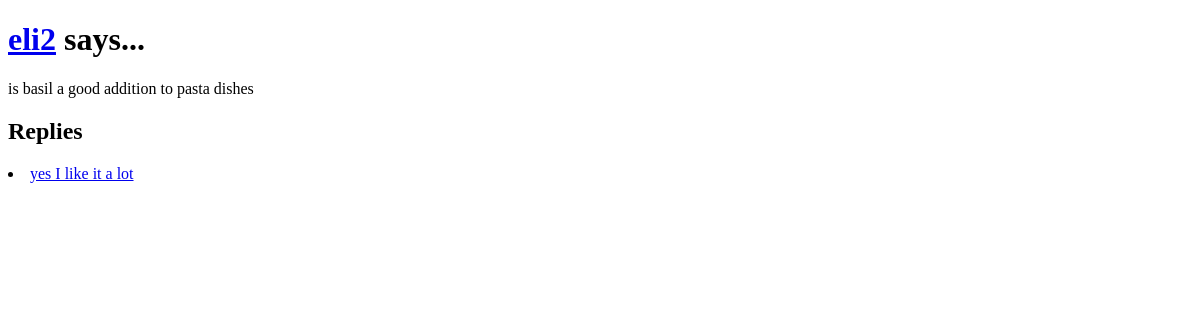
Page /post/5/ on the earlier database version.
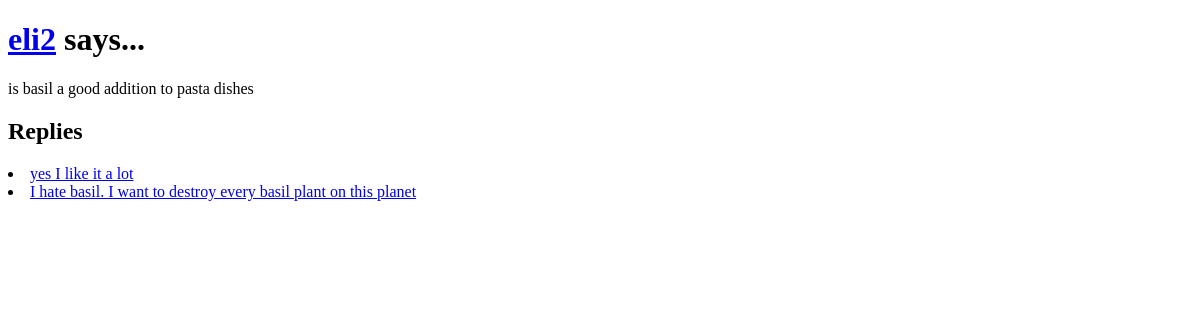
Same page on the later database version.
### plants/models.py (models this page shows)
class Post(models.Model):
	post_content = models.CharField(max_length=1000) # in case there is a lot of explaining to do :)
	post_plant = models.ForeignKey(Plant, on_delete=models.CASCADE, null=True, blank=True, default=None) # when the plant is deleted (shouldn't happen), remove posts
	author = models.ForeignKey(User, on_delete=models.CASCADE) # had to add null possibility?
	pub_date = models.DateTimeField('date published')
	post_parent = models.ForeignKey('self', on_delete=models.CASCADE, null=True, blank=True, default=None) # post deletes if the parent post deletes
	helpful = models.IntegerField(default=0) # for people who think the most is helpful (basically a 'like')
	also_questioning = models.IntegerField(default=0) # a 'like' to indicate that other people have the same issue
	def __str__(self):
		stringified = "On " + str(self.pub_date) + ", " + str(self.author) + " said...\n\n"
		stringified += self.post_content + "\n\n" # add the actual content as a paragraph in the middle
		stringified += "in the " + self.post_plant.plant_name + " category."
		return stringified

### plants/views.py (the view, shortened to what this page needs)
# urls.py: path('post/<str:post_id>/', views.post.as_view(), name='postcontent') # why not int?
class post(View):
	def get(self, request, post_id):
		post_objects = Post.objects.order_by('id')
		template = loader.get_template('post.html')
		for postt in Post.objects.order_by('id'):
			print(postt.id)
			print(postt)
		context = {
			'post': get_object_or_404(Post, id=post_id),
			'post_replies': post_objects.filter(post_parent = Post.objects.get(id=post_id))
		}
		print(request.GET) # testing out the "reply" button that doesn't reply anything
		return HttpResponse(template.render(context, request))

### plants/templates/post.html (shortened to what this page needs)
<!DOCTYPE html>
<html>
	<head>
	</head>
	<body>
		<h1> <a href="/user/{{ post.author }}">{{ post.author }}</a> says... </h1>
		<p> {{ post.post_content }} </p>
		<h2> Replies </h2>
		{% for reply in post_replies %}
        	<li><a href="/post/{{ reply.id }}/">{{ reply.post_content }}</a></li>
    	{% endfor %}
	</body>
</html>

Differences in the rows shown:
added Post: post_content "I hate basil. I want to destroy every basil plant on this planet"
